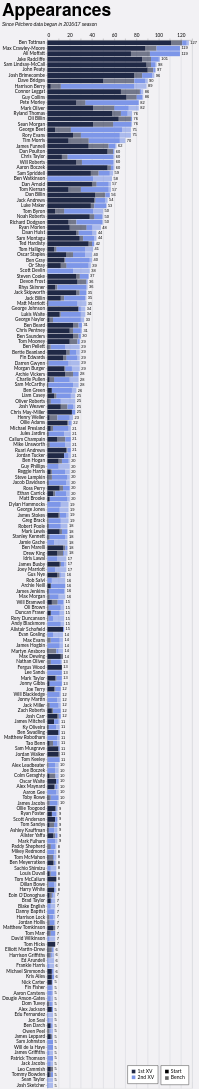

The specification (Vega-Lite) saved for this image:
### Vega-Lite specification from a JSON file in a GitHub repository (floating-point values rounded to 4 significant figures; data arrays with more than 128 entries replaced by an {"elided": "..."} marker saying what was removed)
{"config": {"axis": {"labelFont": "Lato, sans-serif", "titleFont": "PT Sans Narrow, Helvetica Neue, Helvetica, Arial, sans-serif", "labelFontSize": 13, "titleFontSize": 24, "gridColor": "#202947", "gridOpacity": 0.2}, "header": {"labelFont": "PT Sans Narrow, Helvetica Neue, Helvetica, Arial, sans-serif", "titleFont": "PT Sans Narrow, Helvetica Neue, Helvetica, Arial, sans-serif", "labelFontSize": 24, "titleFontSize": 28, "labelFontWeight": "bold", "orient": "left"}, "legend": {"labelFont": "Lato, sans-serif", "titleFont": "PT Sans Narrow, Helvetica Neue, Helvetica, Arial, sans-serif", "labelFontSize": 14, "titleFontSize": 16, "titlePadding": 5, "fillColor": "white", "strokeColor": "black", "padding": 10, "titleFontWeight": "lighter", "titleFontStyle": "italic", "titleColor": "gray", "offset": 10}, "title": {"font": "PT Sans Narrow, Helvetica Neue, Helvetica, Arial, sans-serif", "fontSize": 48, "fontWeight": "bold", "anchor": "start", "align": "center", "titlePadding": 20, "subtitlePadding": 10, "subtitleFontSize": 13, "subtitleColor": "", "subtitleFontStyle": "italic", "offset": 15, "color": "black"}, "axisX": {"labelAngle": 0}, "facet": {"title": null, "header": null, "align": {"row": "each", "column": "each"}}, "resolve": {"scale": {"y": "independent", "facet": "independent"}}, "background": "#f2f1f4"}, "layer": [{"mark": {"type": "bar"}, "encoding": {"color": {"field": "squad", "legend": {"direction": "vertical", "labelExpr": "datum.value + ' XV'", "orient": "bottom-right", "title": null}, "scale": {"domain": ["1st", "2nd"], "range": ["#202946", "#7d96e8"]}, "sort": ["1st", "2nd"], "type": "nominal"}, "opacity": {"field": "start", "legend": {"direction": "vertical", "orient": "bottom-right", "title": null}, "scale": {"domain": ["Start", "Bench"], "range": [1.0, 0.6]}, "sort": ["Start", "Bench"], "type": "nominal"}, "order": {"field": "stack_order", "sort": "ascending", "type": "quantitative"}, "tooltip": [{"field": "player", "title": "Player", "type": "nominal"}, {"field": "squad", "title": "Squad", "type": "nominal"}, {"field": "start", "title": "Selection", "type": "nominal"}, {"aggregate": "sum", "field": "games", "title": "Games", "type": "quantitative"}, {"aggregate": "max", "field": "player_total", "title": "Total", "type": "quantitative"}], "x": {"aggregate": "sum", "axis": {"orient": "top", "title": null}, "field": "games", "type": "quantitative"}, "y": {"field": "player", "sort": {"field": "player_total", "op": "max", "order": "descending"}, "title": null, "type": "nominal"}}}, {"mark": {"type": "text", "align": "left", "baseline": "middle", "color": "black", "dx": 4, "fontSize": 11}, "encoding": {"text": {"field": "total_games", "format": ".0f", "type": "quantitative"}, "x": {"axis": {"orient": "top", "title": null}, "field": "total_games", "type": "quantitative"}, "y": {"field": "player", "sort": {"field": "player_total", "op": "max", "order": "descending"}, "title": null, "type": "nominal"}}, "transform": [{"aggregate": [{"op": "sum", "field": "games", "as": "total_games"}, {"op": "max", "field": "player_total", "as": "player_total"}], "groupby": ["player"]}]}], "data": {"name": "data-9023bf0bdbfe56bdd80d4924fda15bf0"}, "height": {"step": 15}, "params": [{"name": "seasonParam", "value": []}, {"name": "gameTypesParam", "value": []}, {"name": "squadParam", "value": "All"}, {"name": "positionsParam", "value": []}, {"name": "minAppsParam", "value": 5}], "title": {"text": "Appearances", "subtitle": "Since Pitchero data began in 2016/17 season"}, "transform": [{"filter": "length(seasonParam) === 0 || indexof(seasonParam, datum.season) >= 0"}, {"filter": "length(gameTypesParam) === 0 || indexof(gameTypesParam, datum.game_type) >= 0"}, {"filter": "squadParam === \"All\" || datum.squad === squadParam"}, {"filter": "length(positionsParam) === 0 || indexof(positionsParam, datum.position) >= 0"}, {"joinaggregate": [{"op": "sum", "field": "games", "as": "player_total"}], "groupby": ["player"]}, {"filter": "datum.player_total >= minAppsParam"}], "width": 400, "$schema": "https://vega.github.io/schema/vega-lite/v5.20.1.json", "datasets": {"data-9023bf0bdbfe56bdd80d4924fda15bf0": {"elided": "2392 records"}}}
